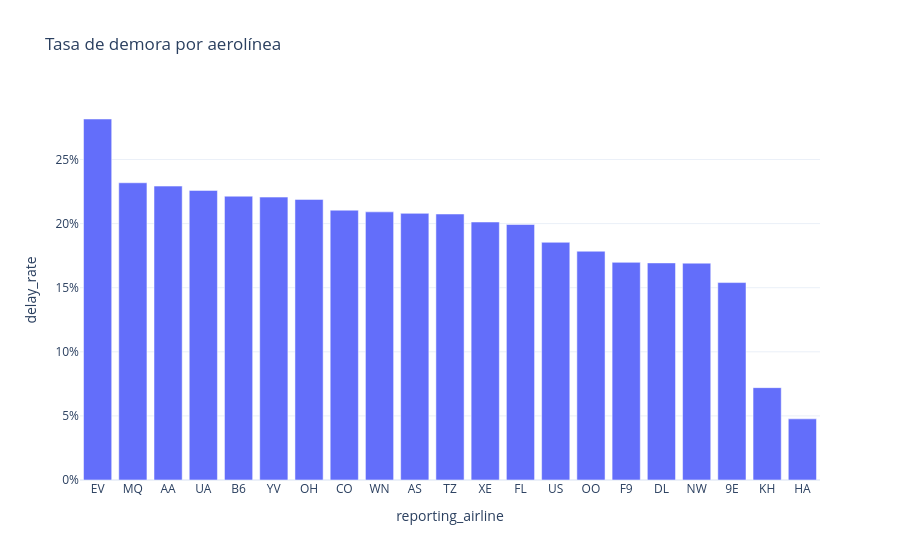

The notebook cell saved with this chart:
### Code cell
# ¿En qué aerolíneas se concentra la mayor tasa de demora?

fig = px.bar(
    carrier_summary,
    x="reporting_airline",
    y="delay_rate",
    hover_data=["operated_flights", "delayed_departure_15_flights"],
    title="Tasa de demora por aerolínea",
)
fig.update_yaxes(tickformat=".0%")
fig.update_layout(template="plotly_white", showlegend=False)
fig.show()

### Figure 1 — Plotly figure (JSON) as saved in the notebook; plotly's stock layout.template omitted (floating-point values rounded to 4 significant figures)
{"data": [{"customdata": [[819200.0, 230700.0], [1520000.0, 352400.0], [1837000.0, 421100.0], [1407000.0, 317800.0], [535700.0, 118600.0], [824000.0, 181800.0], [689500.0, 150900.0], [922700.0, 194200.0], [3439000.0, 719200.0], [463600.0, 96410.0], [19380.0, 4020.0], [1220000.0, 245600.0], [755700.0, 150600.0], [1423000.0, 263800.0], [1674000.0, 298700.0], [282100.0, 47890.0], [1413000.0, 239300.0], [1179000.0, 199500.0], [506000.0, 77930.0], [88370.0, 6367.0], [169100.0, 8066.0]], "hovertemplate": "reporting_airline=%{x}<br>delay_rate=%{y}<br>operated_flights=%{customdata[0]}<br>delayed_departure_15_flights=%{customdata[1]}<extra></extra>", "legendgroup": "", "marker": {"color": "#636efa", "pattern": {"shape": ""}}, "name": "", "orientation": "v", "showlegend": false, "textposition": "auto", "type": "bar", "x": ["EV", "MQ", "AA", "UA", "B6", "YV", "OH", "CO", "WN", "AS", "TZ", "XE", "FL", "US", "OO", "F9", "DL", "NW", "9E", "KH", "HA"], "xaxis": "x", "y": [0.2816, 0.2319, 0.2293, 0.2259, 0.2214, 0.2207, 0.2189, 0.2105, 0.2092, 0.208, 0.2075, 0.2012, 0.1993, 0.1854, 0.1785, 0.1698, 0.1693, 0.1691, 0.154, 0.07205, 0.0477], "yaxis": "y"}], "layout": {"barmode": "relative", "legend": {"tracegroupgap": 0}, "showlegend": false, "title": {"text": "Tasa de demora por aerolínea"}, "xaxis": {"anchor": "y", "domain": [0, 1], "title": {"text": "reporting_airline"}}, "yaxis": {"anchor": "x", "domain": [0, 1], "tickformat": ".0%", "title": {"text": "delay_rate"}}}}
